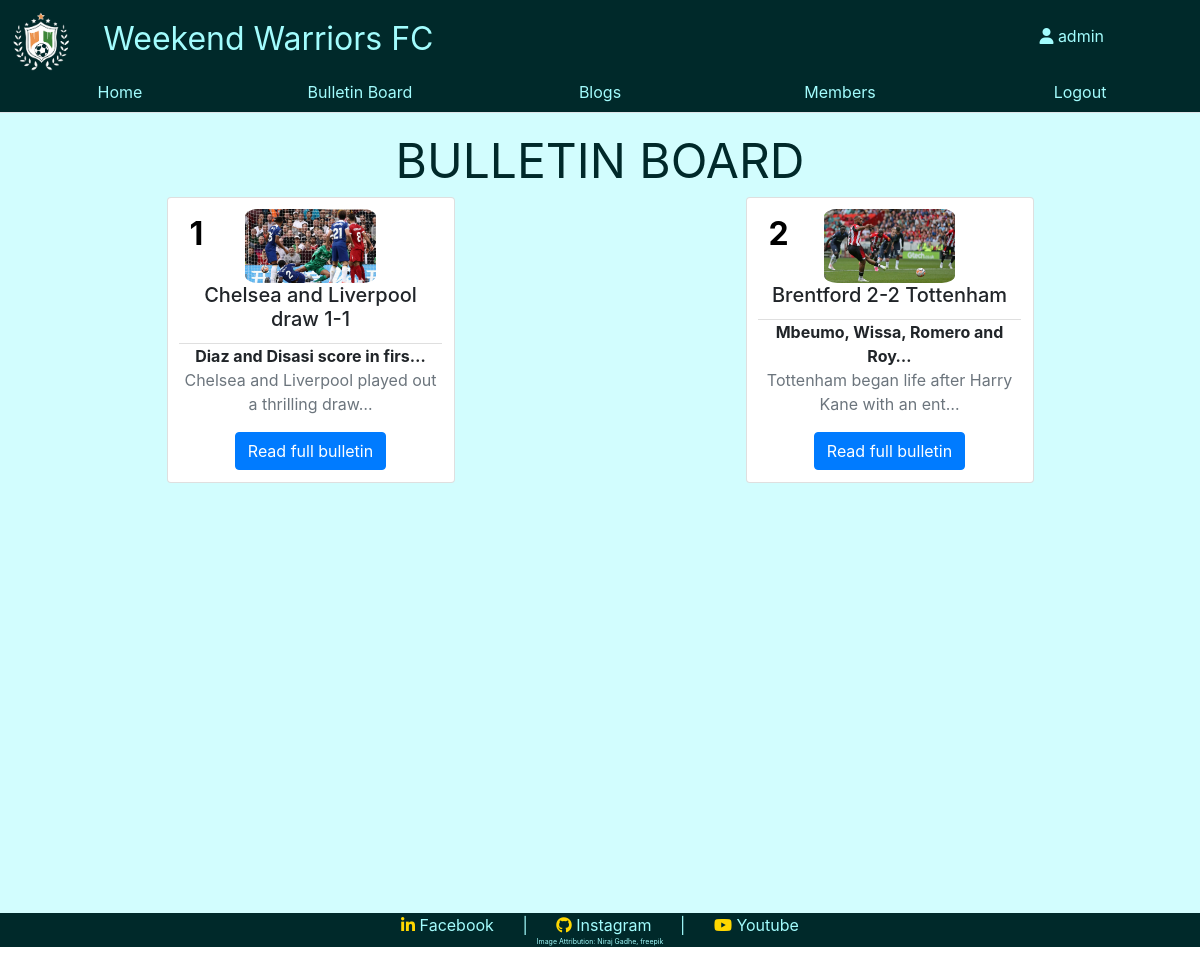
/bulletinboard/ (signed in), run on an earlier commit of the app's database.
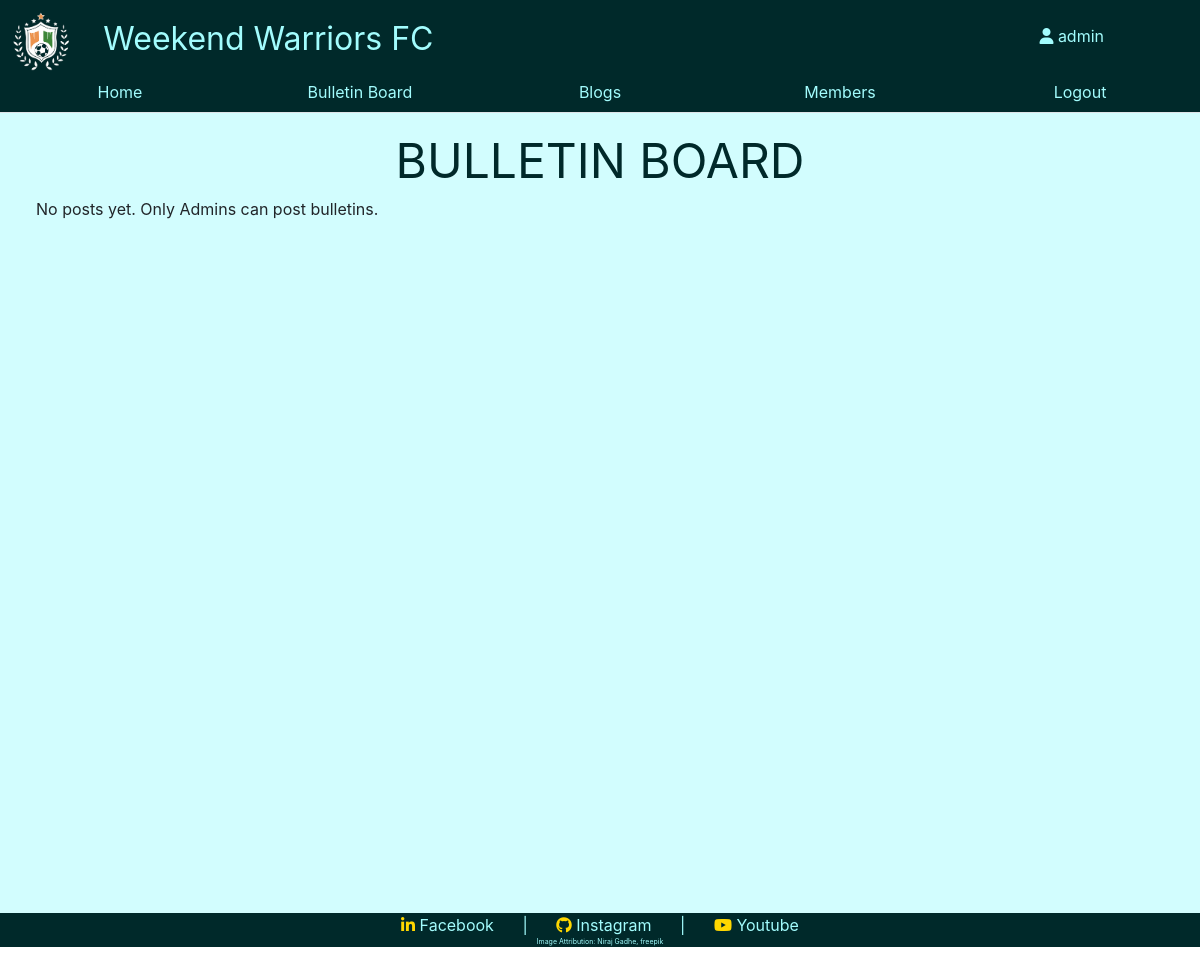
And on a later commit of the database.
### bulletinboard/models.py (models this page shows, shortened)
class Bulletin(models.Model):
    title = models.CharField(
        max_length=100,
        blank=False,
        null=False,
        help_text="Title of Bulletin",
    )
    created_on = models.DateTimeField(auto_now_add=True)
    updated_on = models.DateTimeField(auto_now= True)
    subtitle = models.CharField(
        max_length=200,
        blank=False,
        null=False,
        help_text="Subtitle of Bulletin",
    )
    content = models.TextField()
    image = models.ImageField(upload_to="upload/bulletin/")
    class Meta:
        verbose_name_plural = "Bulletin Board"

### bulletinboard/views.py (the view)
# urls.py: path("", views.bulletinlist, name="bulletinlist"),
def bulletinlist(request):
    bulletin_query = Bulletin.objects.order_by('-updated_on').all()
    ctx = dict()
    if bulletin_query.count() > 0:
        ctx = {"bulletin_query": bulletin_query}
    return render(request, "bulletinboard/bulletinlist.html", ctx)

### bulletinboard/templates/bulletinboard/bulletinlist.html (shortened to what this page needs)
{% include 'home/header.html' %}
{%block memberlist%}
{% load static %}
{% if user.is_authenticated %}
<div class="container title" style="color: #00292a;"> BULLETIN BOARD</div>
<div>
{% if bulletin_query %}
<div class="row">
	{% for post in bulletin_query %}
	<div class="col-md-4 col-sm-6" style="padding: 0; margin: auto;">
		<div
			class="card card-cust"
			style="width: 18rem; margin: auto; padding: 3%;">
			<div class="container-member-image">
			<img
				src= {{post.image.url}}
				class="card-img-top card-img-cust"
				alt="{{post.title}}" />
				<div class="top-left bulletin-number" style="color: black;">
					{{ forloop.counter }}
				</div>
			</div>
			<div class="card-body card-body2">
				<h5 class="card-title">
					{{post.title}}
				</h5>
				<ul class="list-group list-group-flush">
					<li class="list-group-item card-list">
						<strong>{{post.subtitle|truncatechars:30}}</strong>
						<br>
						<p class="text-muted">{{post.content|truncatechars:50}}</p>
					</li>
				</ul>
			</div>
			<a href="{%url 'bulletinboard:bulletindetail' post.pk%}" class="btn btn-primary">Read full bulletin</a>
		</div>
	</div>
	{% endfor %}
</div>
{% else %}
No posts yet. Only Admins can post bulletins.
{% endif %}
</div>
{% else %} This page is accessible only to Members. Please Login First. {% endif %}
{%endblock%}
{% include 'home/footer.html' %}

### home/templates/home/header.html (shortened to what this page needs)
<!DOCTYPE html>
<html>
<head>
    {% load static %}
    <link rel="stylesheet" href="https://cdn.jsdelivr.net/npm/bootstrap@4.0.0/dist/css/bootstrap.min.css"> {% load static %}
    <link rel="stylesheet" href="{% static '/style.css' %}" />
</head>
<body>
    <div id="navbar">
        <div style="display : flex; flex-direction : row;">
            <div id="wwfc"><a href="{%url 'home:homepage'%}">
            <img id="wwfcheaderlogo" src="{% static './img/wwfcheader.png' %}">
              Weekend Warriors FC
            </a></div>
            <div id="user">
                <i class="fa fa-user" aria-hidden="true"></i> {% load static %} {% if user.is_authenticated %} {{user.username}} {%else%} Guest {%endif%}
            </div>
        </div>
        <div id="navdiv">
            <ul class="nav nav-tabs">
                <li class="nav-item">
                    <a class="nav-link" aria-current="page" href="{% url 'home:homepage' %}">Home</a>
          </li>
          <li class="nav-item">
            <a class="nav-link" aria-current="page" href="{%url 'bulletinboard:bulletinlist'%}">
              Bulletin Board
            </a>
          </li>
          <li class="nav-item">
            <a class="nav-link" aria-current="page" href="{%url 'blogs:blogs_list'%}">
              Blogs
            </a>
          </li>
          <li class="nav-item">
            <a class="nav-link" aria-current="page" href="{%url 'members:memberlist'%}">
              Members
            </a>
          </li>
          {% if user.is_authenticated %}
                <li class="nav-item">
                    <a class="nav-link" href="{%url 'home:logout'%}">
                      Logout
                    </a>
                </li>
                {% else %}
                <li class="nav-item navs">
                    <a class="nav-link" href="{%url 'home:login'%}">
                      Login
                    </a>
                </li>
                {% endif %}
            </ul>
        </div>
    </div>
    <div class="bodycontent">

### home/templates/home/footer.html (shortened to what this page needs)
</div>
<div id="footer">
    <a class="footlinks" href="#" target="_blank"><span style="color:gold;"><i class="fa fa-linkedin" aria-hidden="true"></i></span> Facebook </a>
    <span class="footlinks">|</span>
    <a class="footlinks" href="#" target="_blank"><span style="color:gold;"><i class="fa fa-github" aria-hidden="true"></i></span>  Instagram </a>
    <span class="footlinks">|</span>
    <a class="footlinks" href="#" target="_blank"><span style="color:gold;"><i class="fa fa-youtube" aria-hidden="true"></i></span>  Youtube</a>
<p style="font-size:7px;">Image Attribution: Niraj Gadhe, freepik</p>
</div>
</body>
</html>

### static/style.css (style rules this page uses)
.nav-item { width: 20%; font-size: 1em; }
.bodycontent { padding: 1% 3%; min-height: 800px; background-color: #d2fdfe; }
#navbar { text-align: center; background-color: #00292a; color: #a2fcfd; }
#navbar a { color: #a2fcfd; }
#wwfc { font-size: 2em; text-align: left; padding: 1% 0% 0% 1%; width: 50%; }
#wwfc a { color: #a2fcfd; }
#user { font-size: 1em; text-align: right; padding: 2% 8% 0% 0%; width: 50%; color: #a2fcfd; }
#footer { text-align: center; background-color: #00292a; color: #a2fcfd; left: 0; bottom: 0; width: 100%; }
.footlinks { padding: 0 1%; color: #a2fcfd; }
.container { position: relative; text-align: center; color: white; }
.title { font-size: 4vw; }
#wwfcheaderlogo { width: 10%; margin: 0 4% 0 0; }

What changed in the data, as far as the page shows it:
removed Bulletin: image (picture), title "Chelsea and Liverpool draw 1-1", subtitle "Diaz and Disasi score in firs…", content "Chelsea and Liverpool played out a thrilling draw…"
removed Bulletin: image (picture), title "Brentford 2-2 Tottenham", subtitle "Mbeumo, Wissa, Romero and Roy…", content "Tottenham began life after Harry Kane with an ent…"
Also different on the page:
text now shown: "No posts yet. Only Admins can post bulletins."
